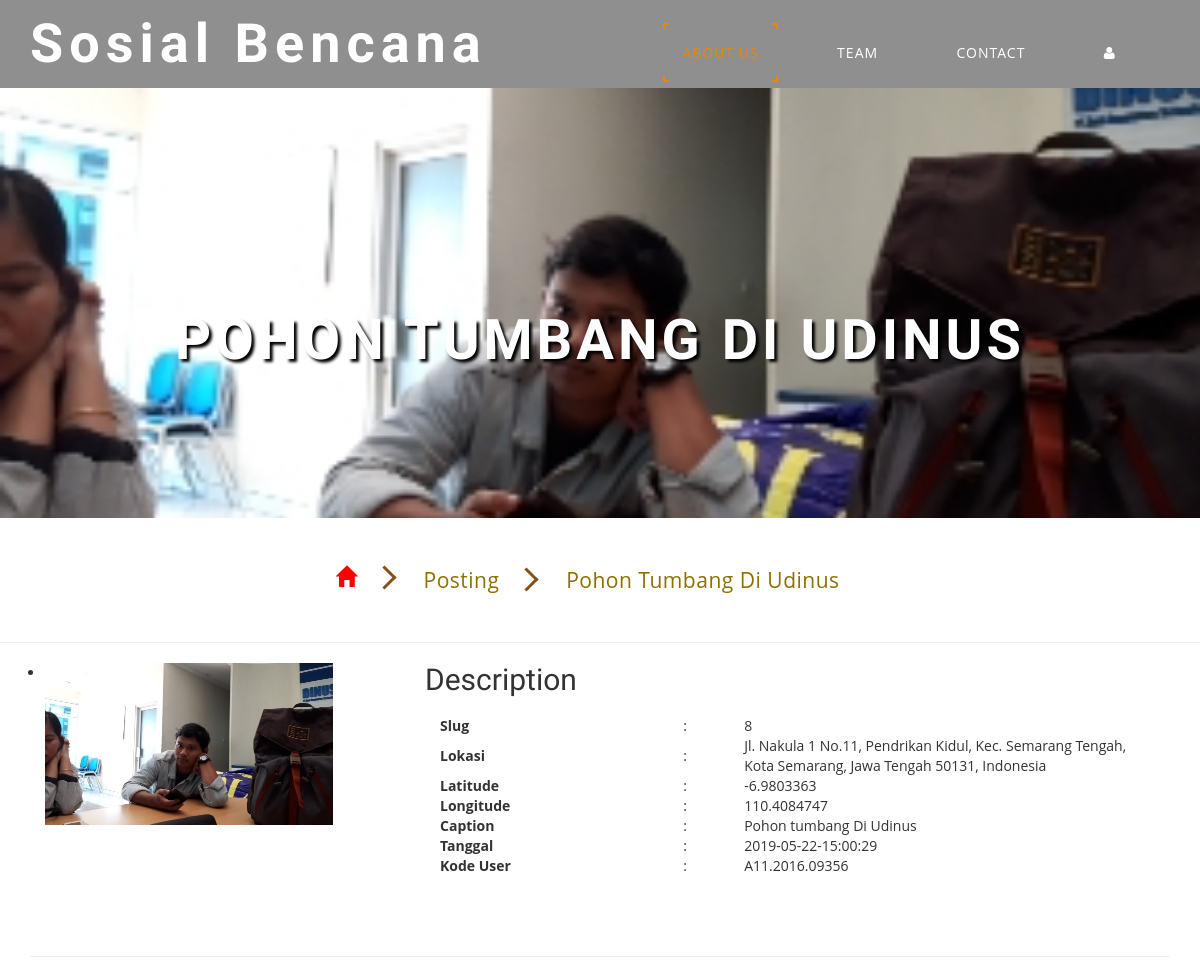
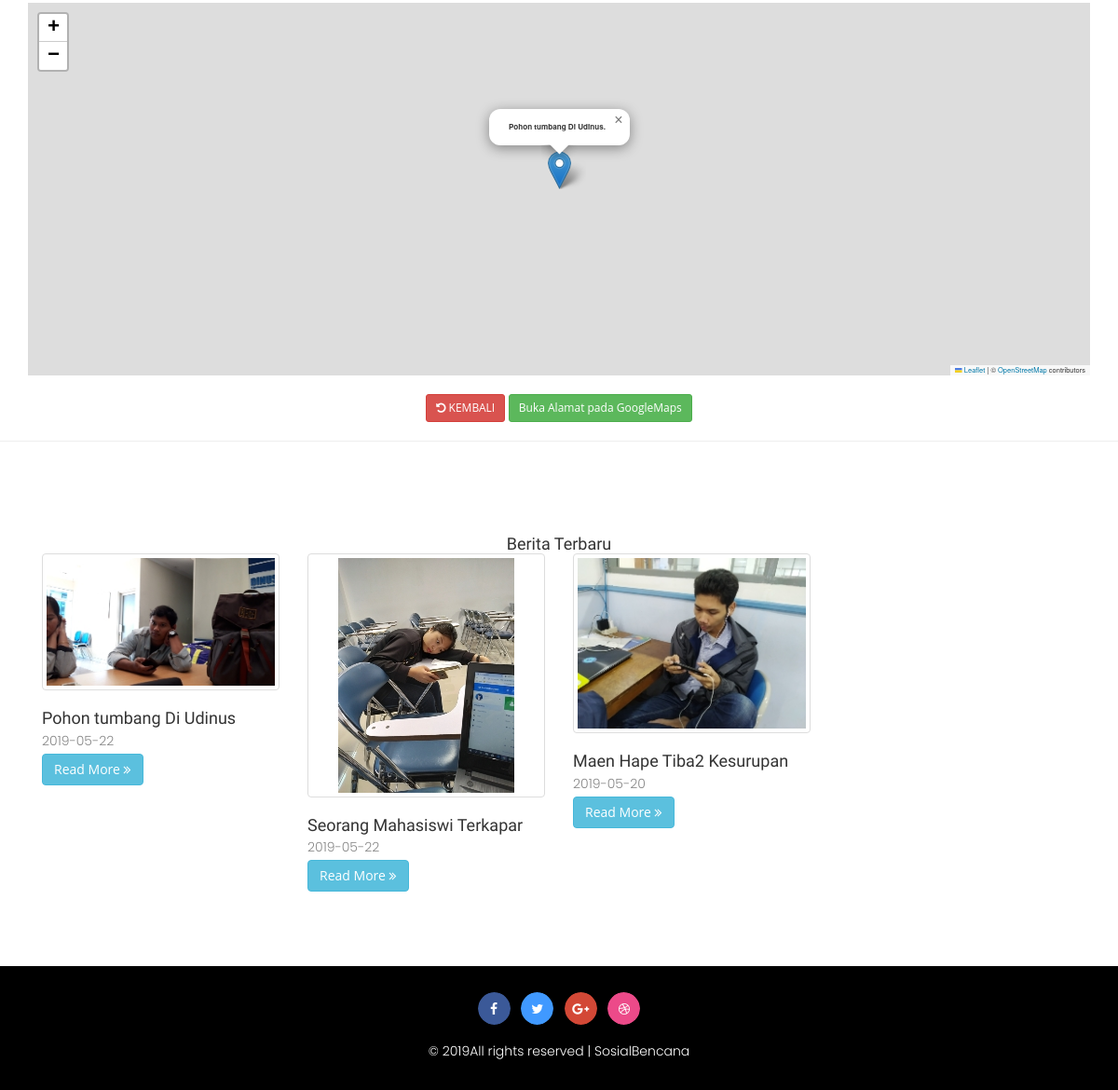
The app's page /home/post_detail/8 with its own data (2 pictures, top to bottom).
### tables this page shows
CREATE TABLE `post` (
  `id_post` int(11) NOT NULL,
  `nama_img` varchar(255) DEFAULT NULL,
  `api_img` varchar(256) NOT NULL,
  `slug_post` varchar(255) DEFAULT NULL,
  `lokasi` varchar(255) NOT NULL,
  `lttd_loc` varchar(255) DEFAULT NULL,
  `lgttd_loc` varchar(255) DEFAULT NULL,
  `caption` text,
  `tanggal` date DEFAULT NULL,
  `waktu` time DEFAULT NULL,
  `user_kode` varchar(100) NOT NULL
);

### application/views/layout/content.php (called while the page is built)
<?php
if($isi){
  $this->load->view($isi);
}

### application/views/layout/file.php (called while the page is built)
<?php
require_once('header.php');
require_once('nav.php');
require_once('content.php');
require_once('footer.php');

### application/controllers/Home.php (called while the page is built, shortened)
<?php
class Home extends CI_Controller {
	public function __construct()
	{
		$this->load->model('Home_model');
		$this->load->model('Auth_model');
		$this->load->model('Posting_model');
	}
	public function post_detail($id)
	{
			$post           = $this->Posting_model->detailPost($id)->row_array();
			$limit_post	=	$this->Home_model->lmtPost();
			$data = array('post'      => $post,
									'title' => 'Sosial Bencana',
									'limit' => $limit_post,
									'isi' => 'Posting/detail'
			);
			$this->load->view('layout/file', $data);
	}
}

### index.php (called while the page is built, shortened)
<?php
require_once BASEPATH.'core/CodeIgniter.php';

### application/models/Posting_model.php (called while the page is built, shortened)
<?php
class Posting_model extends CI_Model {
    public function detailPost($where)
    {
        $this->db->where('id_post', $where);
        return $this->db->get('post');
    }
}

### application/models/Home_model.php (called while the page is built, shortened)
<?php
class Home_model extends CI_Model {
    public function lmtPost()
    {
        $this->db->select('*');
        $this->db->from('post');
        $this->db->order_by('id_post', 'DESC');
        $this->db->limit(4);
        $res = $this->db->get();
        return $res->result_array();
    }
}

### application/views/Posting/detail.php (the view, shortened to what this page needs)
<div class="banner-bg-inner" style="background: url(<?php echo base_url('uploads/').$post['nama_img'];?>) no-repeat center; background-size:cover;">
  <div class="banner-text-inner">
    <div class="container">
      <h2 class="title-inner">
        <?php echo $post['caption']; ?>
      </h2>
    </div>
  </div>
</div>
<div class="clear-fix"><br><br></div>
<div class="text-center">
  <div class="container">
    <div class="row">
      <ul class="btn-group btn-breadcrumb bc-list">
        <li class="btn ">
          <a href="<?php echo base_url() ?>" class="glyphicon glyphicon-home"></a>
          <i class="arrow"></i>
        </li>
        <li class="btn ">
          <a href="<?php echo base_url('home') ?>">Posting</a>
          <i class="arrow"></i>
        </li>
        <li class="btn ">
          <a href="<?php echo base_url('Home/post_detail/'.$post['id_post']) ?>"><?php echo $post['caption']; ?></a>
        </li>
      </ul>
    </div>
  </div>
</div>
<div class="clear-fix"><br><hr></div>
<div class="innerf-pages section">
  <div class="container">
    <div class="col-lg-4 single-right-left ">
      <div class="grid images_3_of_2">
        <div class="flexslider1">
          <ul class="slides">
            <li data-thumb="<?php echo base_url('uploads/').$post['nama_img']?>">
              <div class="thumb-image"><img src="<?php echo base_url('uploads/').$post['nama_img'] ?>" data-imagezoom="true" alt=" " class="img-responsive"> </div>
            </li>
          </ul>
        </div>
      </div>
    </div>
    <div class="col-lg-8 single-right-left simpleCart_shelfItem">
    <div class="desc_single">
      <h2 style="align: center;">Description</h2>
      <br>
      <table class="col-md-12">
        <tr>
          <th class="col-lg-4">Slug </th>
          <td class="col-sm-1">:</td>
          <td class="col-lg-8"><?php echo $post['slug_post']; ?></td>
        </tr>
        <tr>
          <th class="col-lg-4">Lokasi </th>
          <td class="col-sm-1">:</td>
          <td class="col-lg-8"><?php echo $post['lokasi']; ?></td>
        </tr>
        <tr>
          <th class="col-lg-4">Latitude </th>
          <td class="col-sm-1">:</td>
          <td class="col-lg-8"><?php echo $post['lttd_loc']; ?></td>
        </tr>
        <tr>
          <th class="col-lg-4">Longitude </th>
          <td class="col-sm-1">:</td>
          <td class="col-lg-8"><?php echo $post['lgttd_loc']; ?></td>
        </tr>
        <tr>
          <th class="col-lg-4">Caption </th>
          <td class="col-sm-1">:</td>
          <td class="col-lg-8"><?php echo $post['caption']; ?></td>
        </tr>
        <tr>
          <th class="col-lg-4">Tanggal </th>
          <td class="col-sm-1">:</td>
          <td class="col-lg-8"><?php echo $post['tanggal']."-".$post['waktu']; ?></td>
        </tr>
        <tr>
          <th class="col-lg-4">Kode User </th>
          <td class="col-sm-1">:</td>
          <td class="col-lg-8"><?php echo $post['user_kode']; ?></td>
        </tr>
      </table>
    </div>
  </div>
  <div class="clearfix"></div>
  <div class="clear-fix"><br><br><br><hr></div>
  <div class="mapContainer">
    <div id="map2" class="map2"></div>
  </div>
  <div class="clear-fix"><br></div>
  <div class="text-center">
    <a href="<?php echo base_url(''); ?>" class="btn btn-danger btn-sm"><i class="fa fa-rotate-left"></i> KEMBALI</a>
    <a class="btn btn-success btn-sm" target="_blank" href="//maps.google.com/maps?f=d&amp;daddr=<?php echo $post['lttd_loc']; ?>,<?php echo $post['lgttd_loc']; ?>&amp;hl=en">
      Buka Alamat pada GoogleMaps
    </a>
  </div>
  </div>
</div>
<hr>
<br>
<br>
<br>
<br>
<div class="singlep_btm">
  <div class="container">
    <div class="new_arrivals">
      <h4 class="rad-txt text-center">
        <span class="abtxt1">Berita</span>
        <span class="abtext"> Terbaru</span>
      </h4>
      <?php $i=1; foreach( $limit as $post) {?>
      <div class="col-md-3 product-men">
        <div class="product-chr-info chr">
          <div class="thumbnail">
            <a href="<?php echo base_url('Home/post_detail/').$post['slug_post'] ?>">
              <img src="<?php echo base_url('uploads/').$post['nama_img'] ?>" alt="">
            </a>
          </div>
          <div class="caption">
            <h4><?php echo $post['caption'] ?></h4>
            <p><?php echo $post['tanggal'] ?></p>
            <form action="<?php echo base_url('Home/post_detail/'.$post['id_post']) ?>" method="post">
              <button type="submit" class="btn btn-info btn-md">Read More
                <i class="fa fa-angle-double-right" aria-hidden="true"></i>
              </button>
            </form>
          </div>
        </div>
      </div>
      <?php } ?>
      <div class="clearfix"></div>
    </div>
    <br>
    <br>
    <br>
    <br>
  </div>
</div>

### asset/front/css/style.css (style rules this page uses)
body { padding: 0; margin: 0; background: #FFF; font-family: 'Open Sans', sans-serif; }
body a { transition: 0.5s all; -webkit-transition: 0.5s all; -moz-transition: 0.5s all; -o-transition: 0.5s all; -ms-transition: 0.5s all; text-decoration: none; }
input[type="button"], input[type="submit"], button.btn { -webkit-transition: 0.5s all; -moz-transition: 0.5s all; -o-transition: 0.5s all; -ms-transition: 0.5s all; transition: 0.5s all; }
h1, h2, h3, h4, h5, h6 { margin: 0; padding: 0; font-family: 'Poiret One', cursive; }
ul { margin: 0; padding: 0; }
.text-center { text-align: center; }
p { margin: 0; font-family: 'Poppins', sans-serif; font-weight: 300; line-height: 2; font-size: 1em; color:#888; }
.banner-bg-inner { -webkit-background-size: cover; -moz-background-size: cover; background-size: cover; min-height: 430px; }
.banner-text-inner { text-align: center; padding: 15em 0 0; }
h2.title-inner { color: #ffffff; font-size: 4em; letter-spacing: 4px; border-width: 1px 0; line-height: 1.5; text-transform: uppercase; text-shadow: 3px 3px 3px #000; font-weight: 800; }
.btn-breadcrumb .btn { padding: 6px 20px 6px 10px; }
.btn .glyphicon { color: #FF0000; }
ul.bc-list li a { color: #8f6f00; text-transform: capitalize; font-size: 1.5em; letter-spacing: 0.5px; padding-right: 15px; }
.btn .arrow { border: solid #864f17; padding-left: 17px; border-width: 0 3px 3px 0; display: inline-block; padding: 7px; transform: rotate(-45deg); -webkit-transform: rotate(-45deg); }

### application/views/layout/header.php (style rules this page uses)
#map2 { width: 100%; height: 400px; }

### records on screen
post: nama_img (picture), caption "POHON TUMBANG DI UDINUS", caption "Pohon Tumbang Di Udinus", slug_post "8", lokasi "Jl. Nakula 1 No.11, Pendrikan Kidul, Kec. Semarang Tengah, Kota Semarang, Jawa Tengah 50131, Indonesia", lttd_loc "-6.9803363", lgttd_loc "110.4084747", caption "Pohon tumbang Di Udinus", tanggal "2019-05-22", waktu "15:00:29", user_kode "A11.2016.09356"
post: nama_img (picture), caption "Seorang Mahasiswi Terkapar", tanggal "2019-05-22"
post: nama_img (picture), caption "Maen Hape Tiba2 Kesurupan", tanggal "2019-05-20"

### other values on screen
SITE_NAME "Sosial Bencana"
